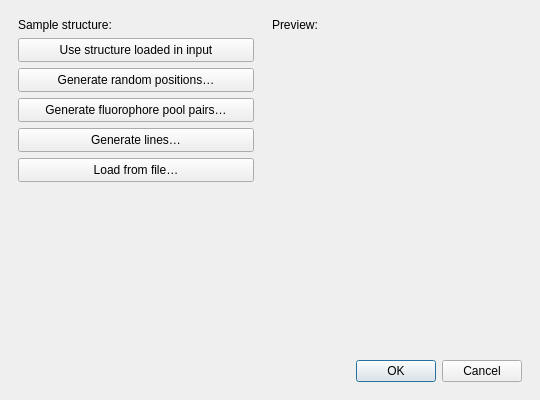
<?xml version="1.0" encoding="UTF-8"?>
<ui version="4.0">
 <class>Dialog</class>
 <widget class="QDialog" name="Dialog">
  <property name="geometry">
   <rect>
    <x>0</x>
    <y>0</y>
    <width>540</width>
    <height>400</height>
   </rect>
  </property>
  <property name="minimumSize">
   <size>
    <width>540</width>
    <height>400</height>
   </size>
  </property>
  <property name="maximumSize">
   <size>
    <width>540</width>
    <height>400</height>
   </size>
  </property>
  <property name="windowTitle">
   <string>Load Sample Structure</string>
  </property>
  <property name="modal">
   <bool>true</bool>
  </property>
  <layout class="QVBoxLayout" name="verticalLayout" stretch="0,1,0">
   <property name="spacing">
    <number>12</number>
   </property>
   <property name="leftMargin">
    <number>18</number>
   </property>
   <property name="topMargin">
    <number>18</number>
   </property>
   <property name="rightMargin">
    <number>18</number>
   </property>
   <property name="bottomMargin">
    <number>18</number>
   </property>
   <item>
    <layout class="QVBoxLayout" name="verticalLayout_4">
     <property name="spacing">
      <number>12</number>
     </property>
     <item>
      <layout class="QHBoxLayout" name="horizontalLayout" stretch="0,0">
       <property name="spacing">
        <number>18</number>
       </property>
       <item>
        <layout class="QVBoxLayout" name="verticalLayout_2" stretch="1">
         <property name="spacing">
          <number>12</number>
         </property>
         <item>
          <layout class="QVBoxLayout" name="verticalLayout_6" stretch="0,0,0,0,0,0,1">
           <property name="spacing">
            <number>6</number>
           </property>
           <item>
            <widget class="QLabel" name="lblType">
             <property name="text">
              <string>Sample structure:</string>
             </property>
            </widget>
           </item>
           <item>
            <widget class="QPushButton" name="btnLoadFromInput">
             <property name="minimumSize">
              <size>
               <width>0</width>
               <height>24</height>
              </size>
             </property>
             <property name="text">
              <string>Use structure loaded in input</string>
             </property>
            </widget>
           </item>
           <item>
            <widget class="QPushButton" name="btnGenerateRandom">
             <property name="minimumSize">
              <size>
               <width>0</width>
               <height>24</height>
              </size>
             </property>
             <property name="text">
              <string>Generate random positions…</string>
             </property>
            </widget>
           </item>
           <item>
            <widget class="QPushButton" name="btnGeneratePairs">
             <property name="minimumSize">
              <size>
               <width>0</width>
               <height>24</height>
              </size>
             </property>
             <property name="text">
              <string>Generate fluorophore pool pairs…</string>
             </property>
            </widget>
           </item>
           <item>
            <widget class="QPushButton" name="btnGenerateLines">
             <property name="minimumSize">
              <size>
               <width>0</width>
               <height>24</height>
              </size>
             </property>
             <property name="text">
              <string>Generate lines…</string>
             </property>
            </widget>
           </item>
           <item>
            <widget class="QPushButton" name="btnLoadFromFile">
             <property name="minimumSize">
              <size>
               <width>0</width>
               <height>24</height>
              </size>
             </property>
             <property name="text">
              <string>Load from file…</string>
             </property>
            </widget>
           </item>
           <item>
            <spacer name="verticalSpacer_2">
             <property name="orientation">
              <enum>Qt::Vertical</enum>
             </property>
             <property name="sizeHint" stdset="0">
              <size>
               <width>20</width>
               <height>40</height>
              </size>
             </property>
            </spacer>
           </item>
          </layout>
         </item>
        </layout>
       </item>
       <item>
        <layout class="QVBoxLayout" name="verticalLayout_3" stretch="0,1">
         <property name="spacing">
          <number>6</number>
         </property>
         <item>
          <widget class="QLabel" name="lblPreview">
           <property name="text">
            <string>Preview:</string>
           </property>
           <property name="alignment">
            <set>Qt::AlignLeading|Qt::AlignLeft|Qt::AlignTop</set>
           </property>
          </widget>
         </item>
         <item alignment="Qt::AlignVCenter">
          <widget class="QLabel" name="imgPreview">
           <property name="minimumSize">
            <size>
             <width>250</width>
             <height>250</height>
            </size>
           </property>
           <property name="maximumSize">
            <size>
             <width>250</width>
             <height>250</height>
            </size>
           </property>
           <property name="text">
            <string/>
           </property>
           <property name="scaledContents">
            <bool>true</bool>
           </property>
          </widget>
         </item>
        </layout>
       </item>
      </layout>
     </item>
     <item>
      <widget class="QLabel" name="lblInfo">
       <property name="font">
        <font>
         <weight>75</weight>
         <bold>true</bold>
        </font>
       </property>
       <property name="text">
        <string/>
       </property>
       <property name="wordWrap">
        <bool>true</bool>
       </property>
      </widget>
     </item>
     <item>
      <spacer name="verticalSpacer">
       <property name="orientation">
        <enum>Qt::Vertical</enum>
       </property>
       <property name="sizeType">
        <enum>QSizePolicy::Maximum</enum>
       </property>
       <property name="sizeHint" stdset="0">
        <size>
         <width>20</width>
         <height>100</height>
        </size>
       </property>
      </spacer>
     </item>
    </layout>
   </item>
   <item>
    <widget class="QWidget" name="widget" native="true">
     <property name="sizePolicy">
      <sizepolicy hsizetype="Preferred" vsizetype="Maximum">
       <horstretch>0</horstretch>
       <verstretch>0</verstretch>
      </sizepolicy>
     </property>
     <layout class="QGridLayout" name="gridLayout_2">
      <property name="leftMargin">
       <number>0</number>
      </property>
      <property name="topMargin">
       <number>0</number>
      </property>
      <property name="rightMargin">
       <number>0</number>
      </property>
      <property name="bottomMargin">
       <number>0</number>
      </property>
     </layout>
    </widget>
   </item>
   <item>
    <widget class="QDialogButtonBox" name="buttonBox">
     <property name="orientation">
      <enum>Qt::Horizontal</enum>
     </property>
     <property name="standardButtons">
      <set>QDialogButtonBox::Cancel|QDialogButtonBox::Ok</set>
     </property>
    </widget>
   </item>
  </layout>
 </widget>
 <tabstops>
  <tabstop>btnLoadFromInput</tabstop>
  <tabstop>btnGenerateRandom</tabstop>
  <tabstop>btnGeneratePairs</tabstop>
  <tabstop>btnGenerateLines</tabstop>
  <tabstop>btnLoadFromFile</tabstop>
 </tabstops>
 <resources/>
 <connections>
  <connection>
   <sender>buttonBox</sender>
   <signal>accepted()</signal>
   <receiver>Dialog</receiver>
   <slot>accept()</slot>
   <hints>
    <hint type="sourcelabel">
     <x>248</x>
     <y>254</y>
    </hint>
    <hint type="destinationlabel">
     <x>157</x>
     <y>274</y>
    </hint>
   </hints>
  </connection>
  <connection>
   <sender>buttonBox</sender>
   <signal>rejected()</signal>
   <receiver>Dialog</receiver>
   <slot>reject()</slot>
   <hints>
    <hint type="sourcelabel">
     <x>316</x>
     <y>260</y>
    </hint>
    <hint type="destinationlabel">
     <x>286</x>
     <y>274</y>
    </hint>
   </hints>
  </connection>
 </connections>
</ui>
